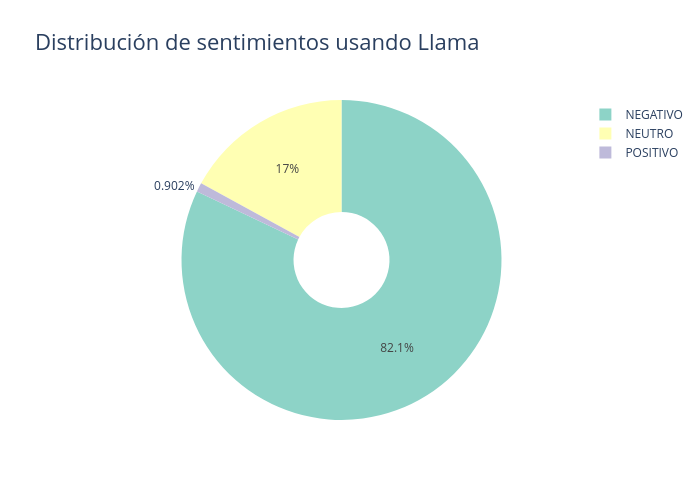

This figure's notebook cell:
### Code cell
colors= px.colors.qualitative.Set3
fig = go.Figure(data=[go.Pie(labels=labels_llama, values=values_llama, hole=.3, marker=dict(colors=colors))])
fig.update_layout(
      title='Distribución de sentimientos usando Llama',
      title_font_size=22,
      width=700,
      height=500
)
fig.show()

### Figure 1 — Plotly figure (JSON) as saved in the notebook; plotly's stock layout.template omitted (floating-point values rounded to 4 significant figures)
{"data": [{"hole": 0.3, "labels": ["NEGATIVO", "NEUTRO", "POSITIVO"], "marker": {"colors": ["rgb(141,211,199)", "rgb(255,255,179)", "rgb(190,186,218)", "rgb(251,128,114)", "rgb(128,177,211)", "rgb(253,180,98)", "rgb(179,222,105)", "rgb(252,205,229)", "rgb(217,217,217)", "rgb(188,128,189)", "rgb(204,235,197)", "rgb(255,237,111)"]}, "type": "pie", "values": [9007, 1871, 99]}], "layout": {"height": 500, "title": {"font": {"size": 22}, "text": "Distribución de sentimientos usando Llama"}, "width": 700}}
